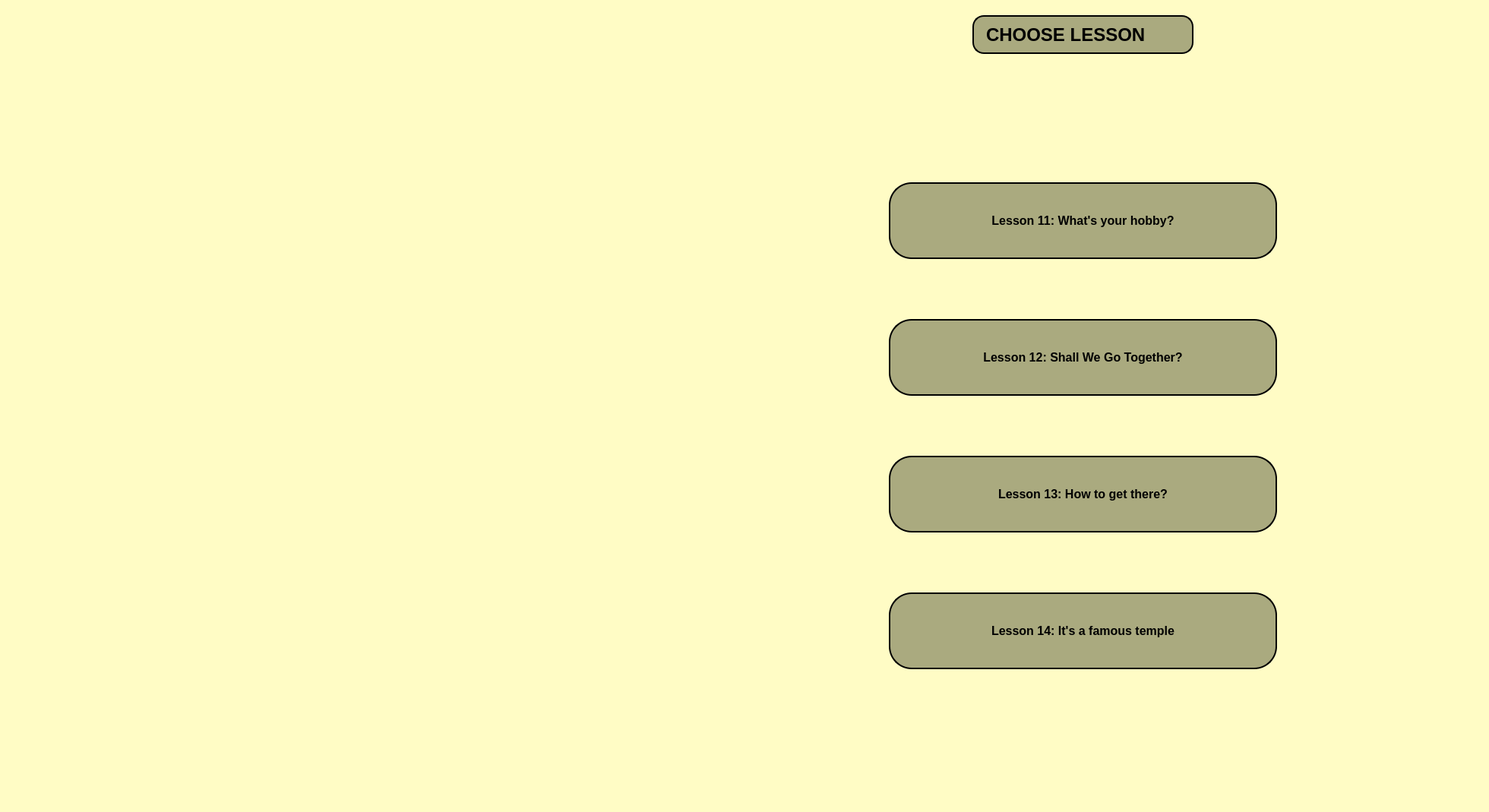
<?xml version="1.0" encoding="UTF-8"?>
<ui version="4.0">
 <class>MainWindow</class>
 <widget class="QMainWindow" name="MainWindow">
  <property name="geometry">
   <rect>
    <x>0</x>
    <y>0</y>
    <width>1960</width>
    <height>1069</height>
   </rect>
  </property>
  <property name="windowTitle">
   <string>Grammar</string>
  </property>
  <property name="styleSheet">
   <string notr="true">background-color: rgb(255, 252, 197);</string>
  </property>
  <widget class="QWidget" name="widget_2">
   <widget class="QWidget" name="widget" native="true">
    <property name="geometry">
     <rect>
      <x>0</x>
      <y>0</y>
      <width>871</width>
      <height>1131</height>
     </rect>
    </property>
    <property name="styleSheet">
     <string notr="true">border-image: url(:/grapic/pexels-ena-marinkovic-1814213-3640930.jpg);</string>
    </property>
   </widget>
   <widget class="QPushButton" name="b_topic11">
    <property name="geometry">
     <rect>
      <x>1170</x>
      <y>240</y>
      <width>511</width>
      <height>101</height>
     </rect>
    </property>
    <property name="font">
     <font>
      <pointsize>12</pointsize>
      <weight>75</weight>
      <bold>true</bold>
     </font>
    </property>
    <property name="styleSheet">
     <string notr="true">QPushButton {
    border: 2px solid black;
    background-color: rgb(170, 170, 127);
    border-radius: 30px;
    padding: 10px;
    box-shadow: 1px 1px 0px rgba(255, 255, 255, 0.5) inset,
                1px 1px 0px rgba(0, 0, 0, 0.5) inset,
                2px 2px 2px rgba(0, 0, 0, 0.5);
}

QPushButton:pressed {
    box-shadow: none;
    background-color: rgb(170, 170, 0);
}</string>
    </property>
    <property name="text">
     <string>Lesson 11: What's your hobby?</string>
    </property>
   </widget>
   <widget class="QPushButton" name="b_topic12">
    <property name="geometry">
     <rect>
      <x>1170</x>
      <y>420</y>
      <width>511</width>
      <height>101</height>
     </rect>
    </property>
    <property name="font">
     <font>
      <pointsize>12</pointsize>
      <weight>75</weight>
      <bold>true</bold>
     </font>
    </property>
    <property name="styleSheet">
     <string notr="true">QPushButton {
    border: 2px solid black;
    background-color: rgb(170, 170, 127);
    border-radius: 30px;
    padding: 10px;
    box-shadow: 1px 1px 0px rgba(255, 255, 255, 0.5) inset,
                1px 1px 0px rgba(0, 0, 0, 0.5) inset,
                2px 2px 2px rgba(0, 0, 0, 0.5);
}

QPushButton:pressed {
    box-shadow: none;
    background-color: rgb(170, 170, 0);
}</string>
    </property>
    <property name="text">
     <string>Lesson 12: Shall We Go Together?</string>
    </property>
   </widget>
   <widget class="QPushButton" name="b_topic13">
    <property name="geometry">
     <rect>
      <x>1170</x>
      <y>600</y>
      <width>511</width>
      <height>101</height>
     </rect>
    </property>
    <property name="font">
     <font>
      <pointsize>12</pointsize>
      <weight>75</weight>
      <bold>true</bold>
     </font>
    </property>
    <property name="styleSheet">
     <string notr="true">QPushButton {
    border: 2px solid black;
    background-color: rgb(170, 170, 127);
    border-radius: 30px;
    padding: 10px;
    box-shadow: 1px 1px 0px rgba(255, 255, 255, 0.5) inset,
                1px 1px 0px rgba(0, 0, 0, 0.5) inset,
                2px 2px 2px rgba(0, 0, 0, 0.5);
}

QPushButton:pressed {
    box-shadow: none;
    background-color: rgb(170, 170, 0);
}</string>
    </property>
    <property name="text">
     <string>Lesson 13: How to get there?</string>
    </property>
   </widget>
   <widget class="QPushButton" name="b_topic14">
    <property name="geometry">
     <rect>
      <x>1170</x>
      <y>780</y>
      <width>511</width>
      <height>101</height>
     </rect>
    </property>
    <property name="font">
     <font>
      <pointsize>12</pointsize>
      <weight>75</weight>
      <bold>true</bold>
     </font>
    </property>
    <property name="styleSheet">
     <string notr="true">QPushButton {
    border: 2px solid black;
    background-color: rgb(170, 170, 127);
    border-radius: 30px;
    padding: 10px;
    box-shadow: 1px 1px 0px rgba(255, 255, 255, 0.5) inset,
                1px 1px 0px rgba(0, 0, 0, 0.5) inset,
                2px 2px 2px rgba(0, 0, 0, 0.5);
}

QPushButton:pressed {
    box-shadow: none;
    background-color: rgb(170, 170, 0);
}</string>
    </property>
    <property name="text">
     <string>Lesson 14: It's a famous temple</string>
    </property>
   </widget>
   <widget class="QLabel" name="label">
    <property name="geometry">
     <rect>
      <x>1280</x>
      <y>20</y>
      <width>291</width>
      <height>51</height>
     </rect>
    </property>
    <property name="font">
     <font>
      <pointsize>18</pointsize>
      <weight>75</weight>
      <bold>true</bold>
     </font>
    </property>
    <property name="styleSheet">
     <string notr="true">border: 2px solid black;
    background-color: rgb(170, 170, 127);
    border-radius: 15px;
    padding: 10px;
    box-shadow: 1px 1px 0px rgba(255, 255, 255, 0.5) inset,
                1px 1px 0px rgba(0, 0, 0, 0.5) inset,
                2px 2px 2px rgba(0, 0, 0, 0.5);</string>
    </property>
    <property name="text">
     <string>CHOOSE LESSON</string>
    </property>
   </widget>
  </widget>
 </widget>
 <resources>
  <include location="anhgra.qrc"/>
 </resources>
 <connections/>
</ui>
